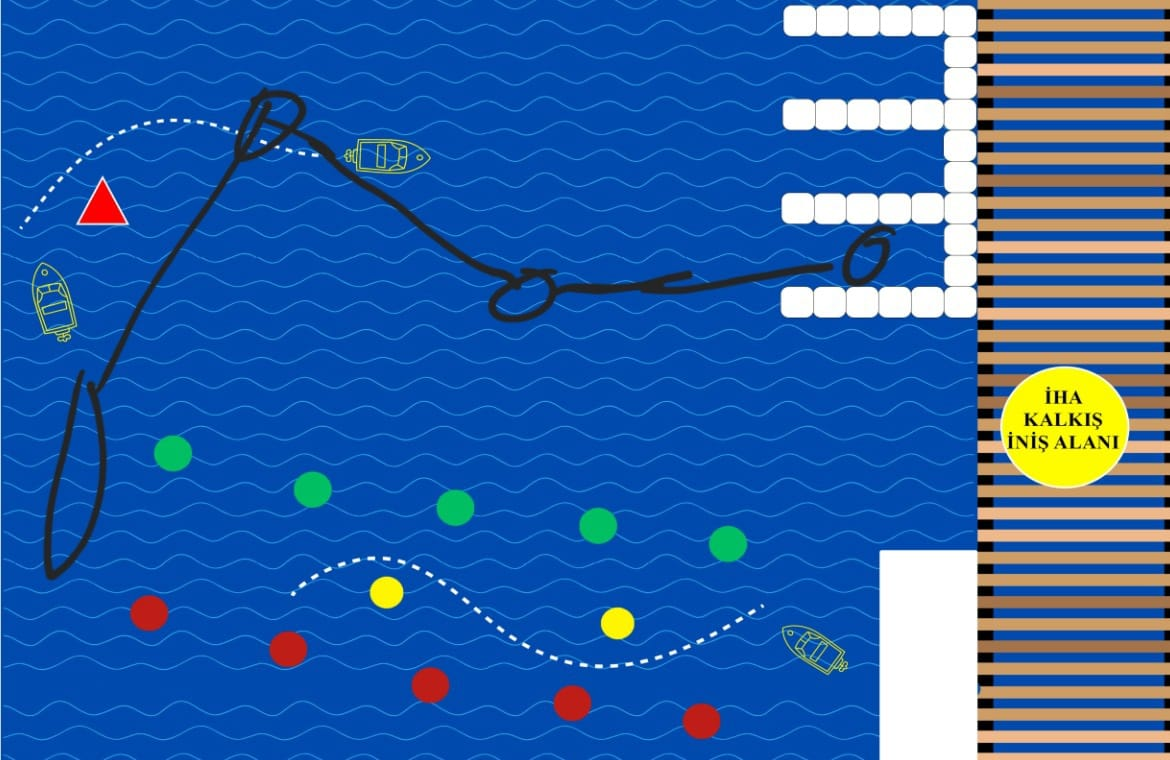
#> input picture IHA/WhatsApp Görsel 2024-09-09 saat 20.03.18_5f5fca94.jpg, 1170 x 760 px, given in place of the camera
$ python triangle_detection_anakodda.py
#> lines starting #> are read from the running program, lines starting #| are printed output that depends on the picture; after the words box and inside, x2 and y2 are one past the last pixel; in counts of white or black regions, pixels touching at a corner belong together
#> further down, frame is the input picture: shape (760, 1170, 3); mean B, G, R 166, 95.8, 40.6
### triangle_detection.py
import cv2
import numpy as np

def calculate_angle(pt1, pt2, pt3):
    # pt2 köşe noktası olarak kabul ediliyor
    a = np.array(pt1) - np.array(pt2)
    b = np.array(pt3) - np.array(pt2)
    cos_theta = np.dot(a, b) / (np.linalg.norm(a) * np.linalg.norm(b))
    angle = np.degrees(np.arccos(cos_theta))
    return angle

def detect_triangle(frame):
    hsv = cv2.cvtColor(frame, cv2.COLOR_BGR2HSV)
#> hsv: shape (760, 1170, 3); mean H, S, V 94.1, 217.3, 177.4

    # Kırmızı renk aralıkları
    lower_red1 = np.array([0, 70, 70])
    upper_red1 = np.array([10, 255, 255])
    mask_red1 = cv2.inRange(hsv, lower_red1, upper_red1)
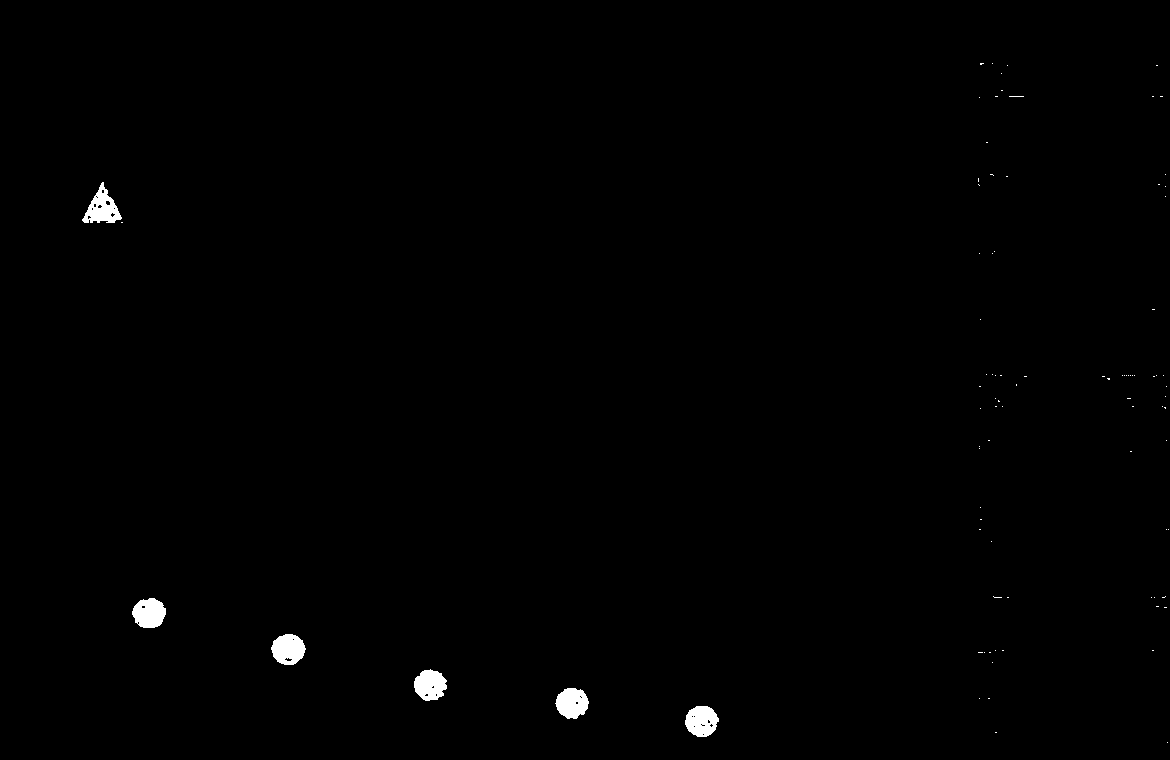
#> mask_red1: shape (760, 1170); 0.55% white; 91 white regions (85 under 20 px), largest, box (x1, y1, x2, y2) and area: (82, 182, 122, 223) 807, (271, 634, 306, 665) 804, (685, 706, 719, 737) 791, (132, 598, 166, 628) 779, (555, 688, 589, 719) 779, (414, 669, 447, 701) 773
    lower_red2 = np.array([160, 70, 70])
    upper_red2 = np.array([180, 255, 255])
    mask_red2 = cv2.inRange(hsv, lower_red2, upper_red2)
#> mask_red2: shape (760, 1170); 0.16% white in thin lines or dots, all inside (x1, y1, x2, y2) = (80, 180, 720, 739)
    mask_red = mask_red1 + mask_red2
#> mask_red: shape (760, 1170); 0.72% white; 90 white regions (84 under 20 px), largest, box (x1, y1, x2, y2) and area: (80, 180, 126, 224) 1120, (683, 704, 720, 739) 1020, (554, 686, 591, 721) 1019, (270, 632, 307, 666) 1015, (131, 596, 168, 631) 1014, (412, 668, 449, 703) 1014

    # Sarı renk aralıkları
    lower_yellow = np.array([15, 70, 70])
    upper_yellow = np.array([35, 255, 255])
    mask_yellow = cv2.inRange(hsv, lower_yellow, upper_yellow)
#> mask_yellow: shape (760, 1170); 5.6% white; 253 white regions (206 under 20 px), largest, box (x1, y1, x2, y2) and area: (979, 368, 1170, 498) 14827, (978, 574, 1170, 586) 1906, (978, 130, 1170, 143) 1896

    # Turuncu renk aralıkları
    lower_orange = np.array([5, 70, 70])
    upper_orange = np.array([30, 255, 255])
    mask_orange = cv2.inRange(hsv, lower_orange, upper_orange)
#> mask_orange: shape (760, 1170); 7.9% white; 32 white regions, largest, box (x1, y1, x2, y2) and area: (979, 369, 1170, 498) 16626, (978, 196, 1170, 209) 1971, (978, 130, 1170, 143) 1966

    # Kırmızı, sarı ve turuncu maskelerini birleştir
    mask_combined = cv2.bitwise_or(mask_red, cv2.bitwise_or(mask_yellow, mask_orange))
#> mask_combined: shape (760, 1170); 8.8% white; 38 white regions, largest, box (x1, y1, x2, y2) and area: (979, 368, 1170, 498) 17421, (978, 196, 1170, 209) 1971, (978, 130, 1170, 143) 1966

    # Gürültüyü azaltmak için morfolojik işlemler
    kernel = np.ones((5, 5), np.uint8)
    mask_combined = cv2.morphologyEx(mask_combined, cv2.MORPH_CLOSE, kernel)
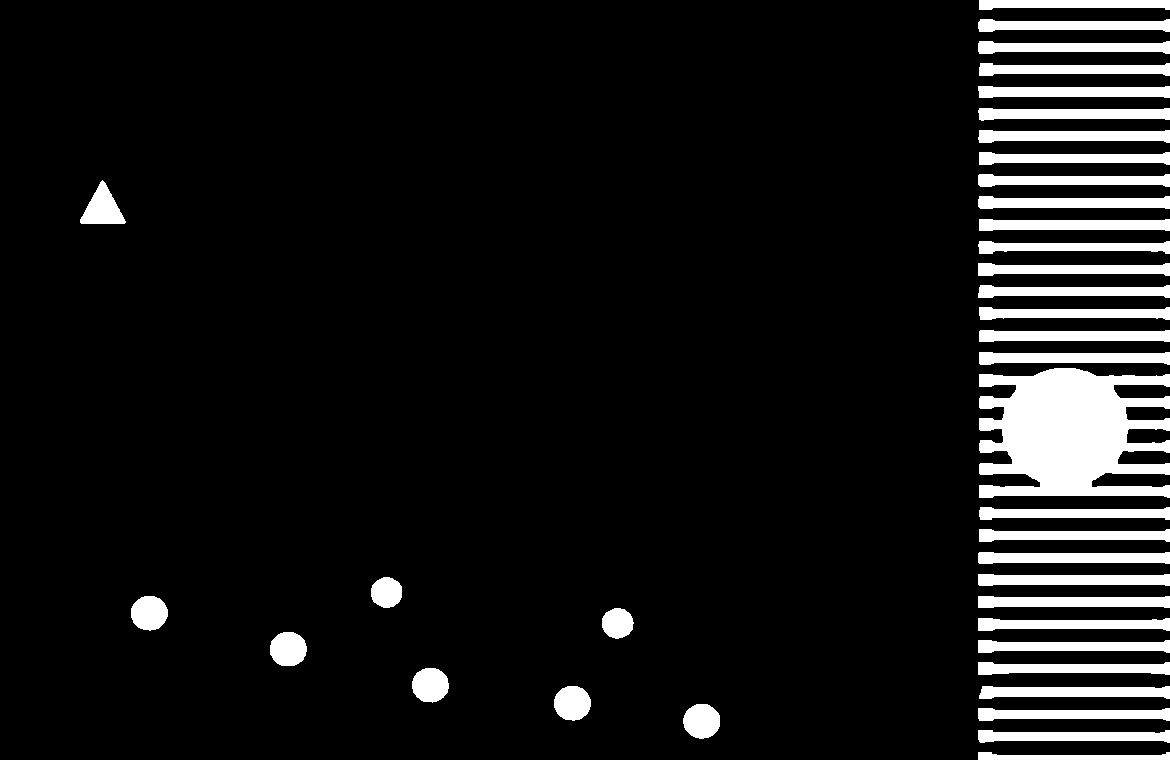
#> mask_combined: shape (760, 1170); 8.9% white; 38 white regions, largest, box (x1, y1, x2, y2) and area: (979, 368, 1170, 498) 18122, (978, 196, 1170, 209) 1976, (978, 130, 1170, 143) 1970
    mask_combined = cv2.morphologyEx(mask_combined, cv2.MORPH_OPEN, kernel)
#> mask_combined: shape (760, 1170); 8.8% white; 38 white regions, largest, box (x1, y1, x2, y2) and area: (979, 368, 1170, 498) 18116, (978, 196, 1170, 209) 1976, (979, 130, 1170, 143) 1967

    triangle_detected = False
    triangle_center = (0, 0)  # Üçgenin merkezi için değişken

    # Kenarları belirlemek için Canny kenar algılama
    edges = cv2.Canny(mask_combined, 50, 150)
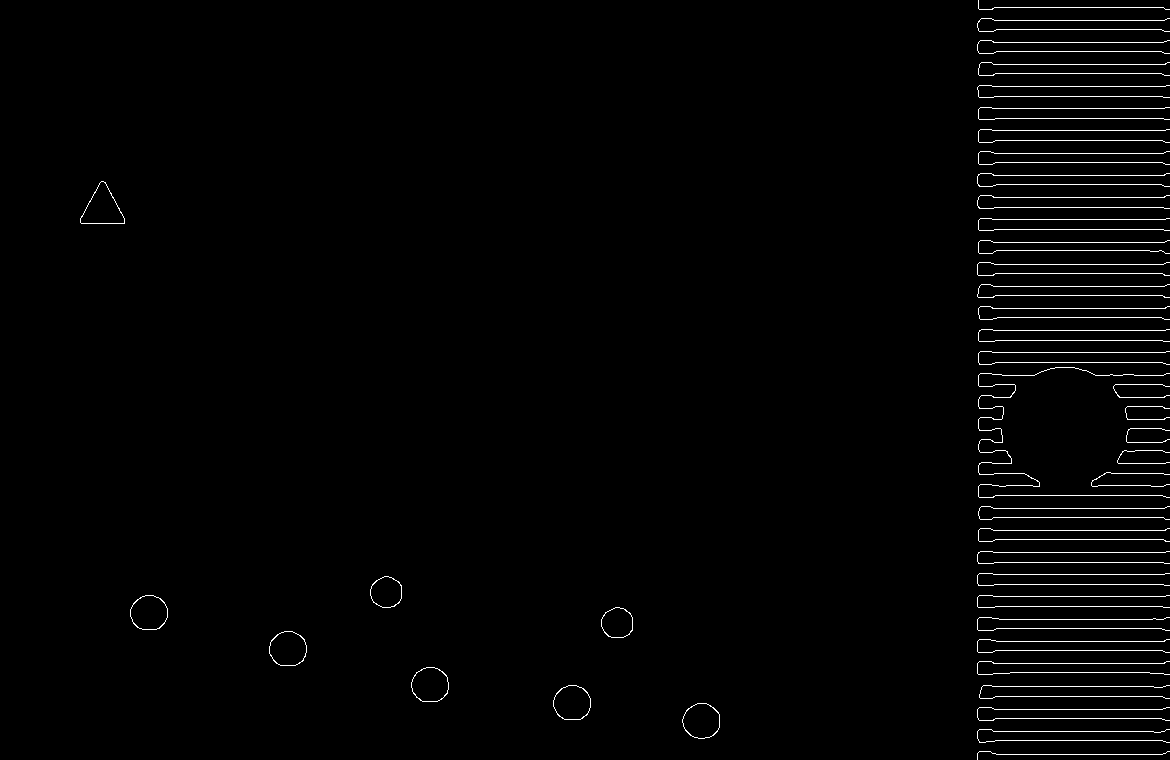
#> edges: shape (760, 1170); 1.5% white in thin lines or dots

    # Konturları bulma
    contours, _ = cv2.findContours(edges, cv2.RETR_TREE, cv2.CHAIN_APPROX_SIMPLE)
#> contours = 51 contours, 35 with area under 20; largest, box (x1, y1, x2, y2) and area: (80, 181, 125, 224) 1091, (80, 181, 125, 224) 1083, (682, 703, 720, 739) 1026, (553, 685, 591, 720) 1020, (269, 631, 307, 666) 1020

    for contour in contours:
        # Konturu yaklaştırma
        epsilon = 0.04 * cv2.arcLength(contour, True)
        approx = cv2.approxPolyDP(contour, epsilon, True)

        # Eğer konturun üç köşesi varsa, bu bir üçgendir
        if len(approx) == 3:
            # Üçgenin alanını hesapla
            area = cv2.contourArea(contour)
            if 500 < area < 2000:  # Üçgen alanı filtrelemesi (örneğin 10 ile 10000 arasında)
                # Üçgenin iç açılarını hesapla
                pt1, pt2, pt3 = approx[0][0], approx[1][0], approx[2][0]
                angle1 = calculate_angle(pt1, pt2, pt3)
                angle2 = calculate_angle(pt2, pt3, pt1)
                angle3 = calculate_angle(pt3, pt1, pt2)

                # Eğer açıların her biri 20 ile 120 derece arasındaysa
                if 20 < angle1 < 70 and 20 < angle2 < 70 and 20 < angle3 < 70:
                    # Üçgeni çiz
                    cv2.drawContours(frame, [approx], 0, (0, 255, 0), 3)
                    triangle_detected = True

                    # Kırmızı üçgenin ağırlık merkezini (centroid) hesapla
                    M = cv2.moments(contour)
                    if M["m00"] != 0:
                        triangle_center = (int(M["m10"] / M["m00"]), int(M["m01"] / M["m00"]))
                    else:
                        triangle_center = (0, 0)

                    # İkinci nokta: Ağırlık merkezinden 100 piksel yukarı ve 100 piksel sağa kaydırılmış nokta
                    ikinci_nokta = (triangle_center[0] + 100, triangle_center[1] - 100)

                    # İkinci noktayı çiz (mavi çember ile göster)
                    cv2.circle(frame, ikinci_nokta, 5, (255, 0, 0), -1)

                    # Sol alt köşe noktayı bulma
                    sol_alt_kose = min([pt1, pt2, pt3], key=lambda x: (x[1],x[0]))  # X eksenine göre en soldaki noktayı bul

                    # Sol alt köşenin hizasında 200 piksel aşağıya noktayı yerleştir
                    ilk_nokta = (sol_alt_kose[0], sol_alt_kose[1] + 200)
                    cv2.circle(frame, ilk_nokta, 5, (255, 0, 0), -1)  # Yeni noktayı mavi çember ile göster


                    """
                    # Sol alt köşe noktayı bulma
                    sol_alt_kose = min([pt1, pt2, pt3], key=lambda x: (x[1], x[0]))

                    # Sol alt köşeden 200 piksel aşağıya noktayı yerleştir
                    yeni_nokta = (sol_alt_kose[0], sol_alt_kose[1] + 200)
                    cv2.circle(frame, yeni_nokta, 5, (255, 0, 0), -1)  # Yeni noktayı mavi çember ile göster
                    """
#> this loop made 51 passes
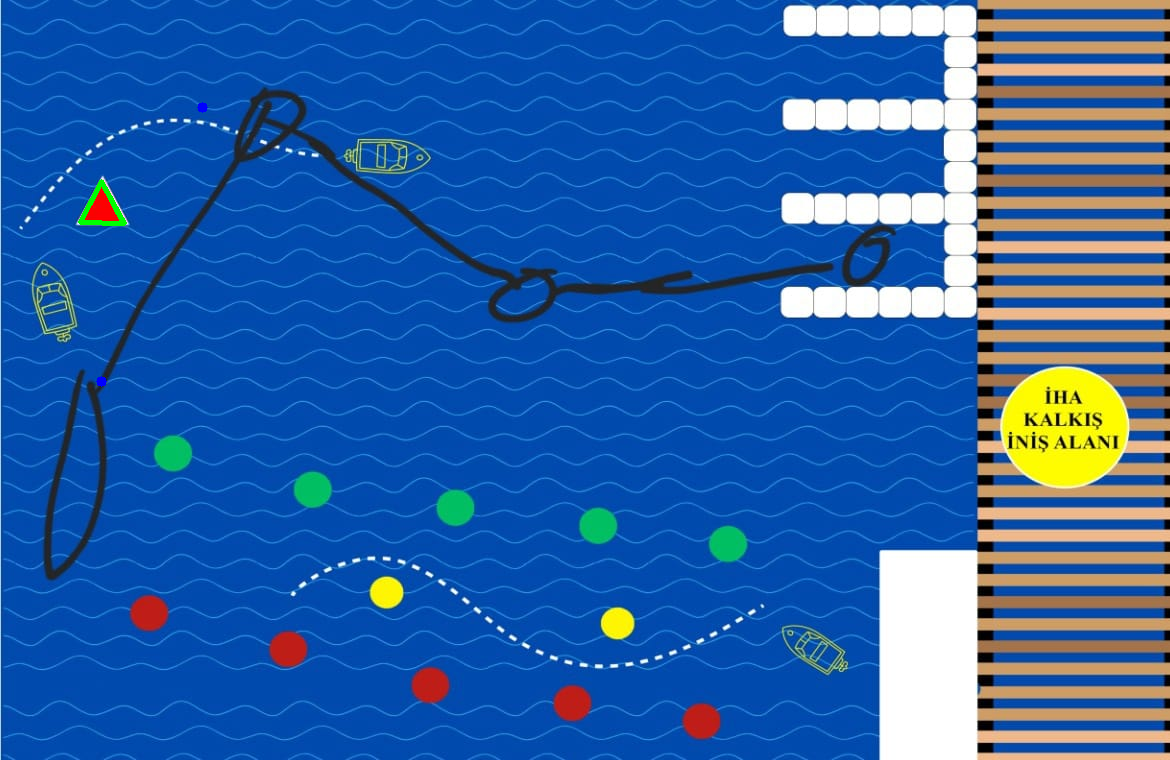
#> frame: shape (760, 1170, 3); 0.1% of pixels changed, all inside (x1, y1, x2, y2) = (78, 102, 208, 387)


    return frame, triangle_center, triangle_detected,ilk_nokta,ikinci_nokta

# Video akışını aç
cap = cv2.VideoCapture(0)

while True:
    ret, frame = cap.read()
    if not ret:
        break

    # Üçgen algılama
#> (the run stopped early here; a loop or call above may not have finished)
